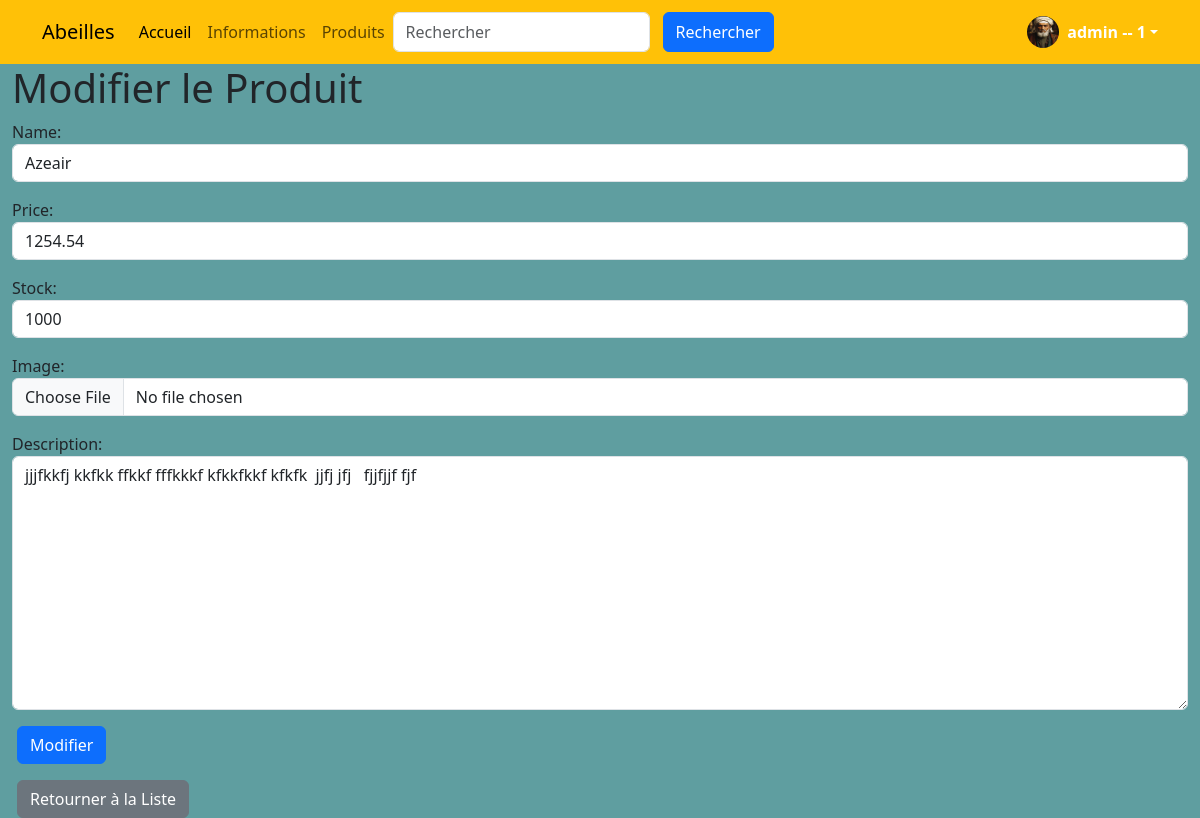
Screenshot of /product/edit/7/ (signed in) with the database file from the repository.
### accounts/models.py (models this page shows, shortened)
class CustomUser(AbstractUser):
    is_teacher = models.BooleanField(default=False)
    is_student = models.BooleanField(default=True)
    groups = models.ManyToManyField(
        'auth.Group',
        related_name='customuser_groups',
        help_text='The groups this user belongs to.',
        verbose_name='groups',
    )
    user_permissions = models.ManyToManyField(
        'auth.Permission',
        related_name='customuser_permissions',
        blank=True,
        help_text='Specific permissions for this user.',
        verbose_name='user permissions',
    )

class Profile(models.Model):
    LEVEL_CHOICES = [
        ('beginner', 'Débutant'),
        ('intermediate', 'Intermédiaire'),
        ('advanced', 'Avancé'),
    ]
    user = models.OneToOneField(settings.AUTH_USER_MODEL, on_delete=models.CASCADE)
    photo = models.ImageField(upload_to='profile_photos/', null=True, blank=True)
    level = models.CharField(max_length=20, choices=LEVEL_CHOICES, default='beginner')
    USER_TYPE_CHOICES = (
        (1, 'admin'),
        (2, 'prof'),
        (3, 'student'),
    )
    user_type = models.PositiveSmallIntegerField(choices=USER_TYPE_CHOICES, default=2)
    bio = models.TextField()
    ville = models.CharField(max_length=255, blank=True, null=True)

### product/models.py (models this page shows, shortened)
class Product(models.Model):
    name = models.CharField(max_length=100)
    price = models.DecimalField(max_digits=10, decimal_places=2)
    stock = models.IntegerField()
    image_url = models.CharField(max_length=2083)
    image = models.ImageField(upload_to='product_image/', blank=True)
    description = models.TextField()
    created_at = models.DateTimeField(auto_now_add=True)
    updated_at = models.DateTimeField(auto_now=True)

### product/views.py (the view)
# urls.py: path('edit/<int:product_id>/', views.edit_product, name='edit_product'),
@login_required
def edit_product(request, product_id):
    if not request.user.is_superuser:
        messages.error(request, "Vous n'êtes pas autorisé à modifier ce produit.")
        return redirect('product_list')
    product = get_object_or_404(Product, id=product_id)
    if request.method == 'POST':
        form = ProductForm(request.POST, request.FILES, instance=product)
        if form.is_valid():
            form.save()
            messages.success(request, "Produit modifié avec succès!")
            return redirect('product_list')
    else:
        form = ProductForm(instance=product)
    return render(request, 'products/edit_product.html', {'form': form})

### product/forms.py
class ProductForm(forms.ModelForm):
    class Meta:
        model = Product
        fields = ['name', 'price', 'stock', 'image', 'description']
        widgets = {
            'course': forms.Select(attrs={'class': 'form-control'}),
            'name': forms.TextInput(attrs={'class': 'form-control', 'placeholder': 'Nom de produit'}),
            'price': forms.NumberInput(attrs={'class': 'form-control', 'placeholder': 'Prix de produit'}),
            'stock': forms.NumberInput(attrs={'class': 'form-control', 'placeholder': 'Stock'}),
            'image': forms.FileInput(attrs={'class': 'form-control', 'placeholder': 'Image de Produit'}),
            'description': forms.Textarea(attrs={'class': 'form-control', 'placeholder': 'Description'}),
        }

### templates/products/edit_product.html (shortened to what this page needs)
{% extends 'base.html' %}
{% block content %}
<h1>Modifier le Produit</h1>
<form method="POST" enctype="multipart/form-data">
    {{ form.as_p }}
    <button type="submit" class="btn btn-primary">Modifier</button>
</form>
<a href="{% url 'product_list' %}" class="btn btn-secondary mt-3">Retourner à la Liste</a>
{% endblock %}

### templates/parts/navbar.html (shortened to what this page needs)
<nav class="navbar navbar-expand-lg bg-warning">
    <div class="container">
      <a class="navbar-brand" href="{% url 'home' %}">Abeilles</a>
      <div class="collapse navbar-collapse" id="navbarsExample07">
        <ul class="navbar-nav me-auto mb-2 mb-lg-0">
          <li class="nav-item">
            <a class="nav-link active" aria-current="page" href="{% url 'home' %}">Accueil</a>
          </li>
          <li class="nav-item">
            <a class="nav-link" href="{% url 'course_list' %}">Informations</a>
          </li>
          <li class="nav-item">
            <a class="nav-link" href="{% url 'product_list' %}">Produits</a>
          </li>
        <form method="get" action="{% url 'search' %}" class="d-flex ms-auto">
          <input class="form-control me-2" type="search" name="q" placeholder="Rechercher" aria-label="Rechercher">
          <button type="submit" class="btn btn-primary">Rechercher</button>
        </form>
      </div>
      <br>
      <br>
      <div class="dropdown">
        <a class="d-flex align-items-center text-white text-decoration-none dropdown-toggle" data-bs-toggle="dropdown" aria-expanded="false">
          {% if user.is_authenticated %}
            <img src="{{ user.profile.photo.url }}" alt="" width="32" height="32" class="rounded-circle me-2">
            <strong>{{ user.username }} -- {{ user.profile.user_type }}</strong>
          {% endif %}
        </a>
      </div>
    </div>
  </nav>

### templates/base.html (style rules this page uses)
.btn { margin: 0 5px; }
body { display: flex; flex-direction: column; min-height: 100vh; background-color: cadetblue; }

### rows the page displays
CustomUser: profile.photo (picture), username "admin", profile.user_type "1"
Product: name "Azeair", price "1254.54", stock "1000", description "jjjfkkfj kkfkk ffkkf fffkkkf kfkkfkkf kfkfk jjfj jfj fjjfjjf fjf"
